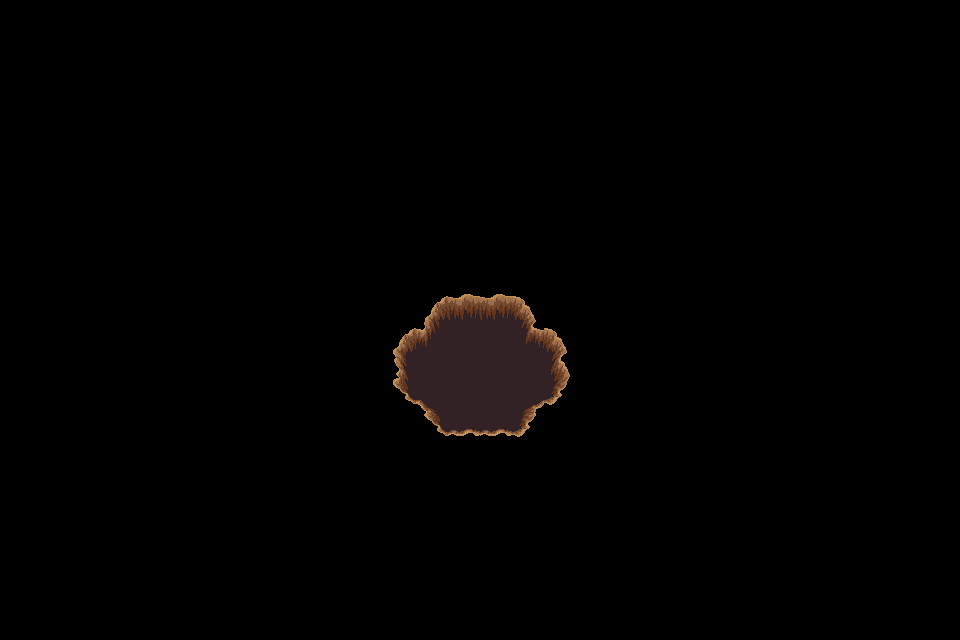

Below is a game level as drawn by its tile map, then a one-line description and the .tmx file that defines it, in full:
An orthogonal 30x20 tile map with 32x32 px tiles, 1 tile layer (trou), 2 tilesets.

<map version="1.4" tiledversion="1.4.3" orientation="orthogonal" renderorder="right-down" width="30" height="20" tilewidth="32" tileheight="32" infinite="0" nextlayerid="9" nextobjectid="1">
 <tileset firstgid="1" source="../../dungeon_green.tsx" />
 <tileset firstgid="530" source="../../dungeon.tsx" />
 <layer id="8" name="trou" width="30" height="20">
  <data encoding="csv">
0,0,0,0,0,0,0,0,0,0,0,0,0,0,0,0,0,0,0,0,0,0,0,0,0,0,0,0,0,0,
0,0,0,0,0,0,0,0,0,0,0,0,0,0,0,0,0,0,0,0,0,0,0,0,0,0,0,0,0,0,
0,0,0,0,0,0,0,0,0,0,0,0,0,0,0,0,0,0,0,0,0,0,0,0,0,0,0,0,0,0,
0,0,0,0,0,0,0,0,0,0,0,0,0,0,0,0,0,0,0,0,0,0,0,0,0,0,0,0,0,0,
0,0,0,0,0,0,0,0,0,0,0,0,0,0,0,0,0,0,0,0,0,0,0,0,0,0,0,0,0,0,
0,0,0,0,0,0,0,0,0,0,0,0,0,0,0,0,0,0,0,0,0,0,0,0,0,0,0,0,0,0,
0,0,0,0,0,0,0,0,0,0,0,0,0,0,0,0,0,0,0,0,0,0,0,0,0,0,0,0,0,0,
0,0,0,0,0,0,0,0,0,0,0,0,0,0,0,0,0,0,0,0,0,0,0,0,0,0,0,0,0,0,
0,0,0,0,0,0,0,0,0,0,0,0,0,0,0,0,0,0,0,0,0,0,0,0,0,0,0,0,0,0,
0,0,0,0,0,0,0,0,0,0,0,0,0,432,433,433,434,0,0,0,0,0,0,0,0,0,0,0,0,0,
0,0,0,0,0,0,0,0,0,0,0,0,432,411,456,456,410,434,0,0,0,0,0,0,0,0,0,0,0,0,
0,0,0,0,0,0,0,0,0,0,0,0,455,456,456,456,456,457,0,0,0,0,0,0,0,0,0,0,0,0,
0,0,0,0,0,0,0,0,0,0,0,0,478,388,456,456,387,480,0,0,0,0,0,0,0,0,0,0,0,0,
0,0,0,0,0,0,0,0,0,0,0,0,0,478,479,479,480,0,0,0,0,0,0,0,0,0,0,0,0,0,
0,0,0,0,0,0,0,0,0,0,0,0,0,0,0,0,0,0,0,0,0,0,0,0,0,0,0,0,0,0,
0,0,0,0,0,0,0,0,0,0,0,0,0,0,0,0,0,0,0,0,0,0,0,0,0,0,0,0,0,0,
0,0,0,0,0,0,0,0,0,0,0,0,0,0,0,0,0,0,0,0,0,0,0,0,0,0,0,0,0,0,
0,0,0,0,0,0,0,0,0,0,0,0,0,0,0,0,0,0,0,0,0,0,0,0,0,0,0,0,0,0,
0,0,0,0,0,0,0,0,0,0,0,0,0,0,0,0,0,0,0,0,0,0,0,0,0,0,0,0,0,0,
0,0,0,0,0,0,0,0,0,0,0,0,0,0,0,0,0,0,0,0,0,0,0,0,0,0,0,0,0,0
</data>
 </layer>
</map>
